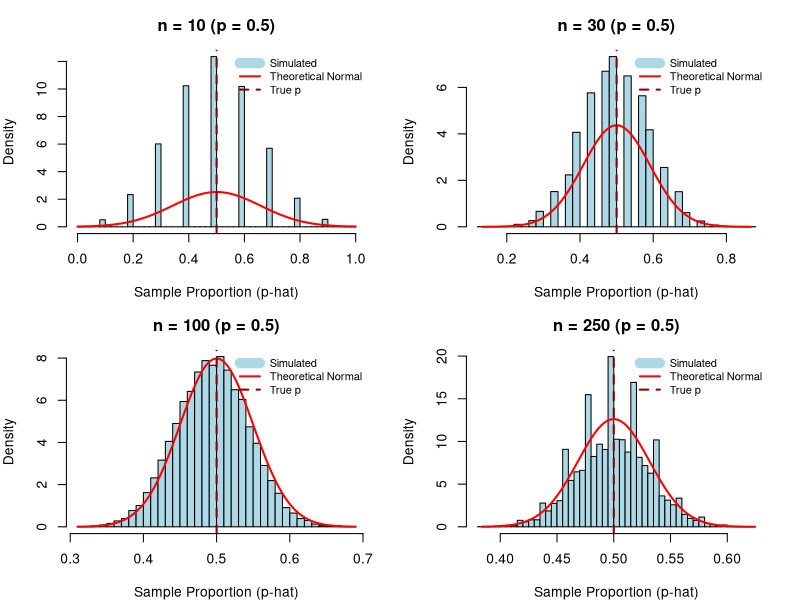
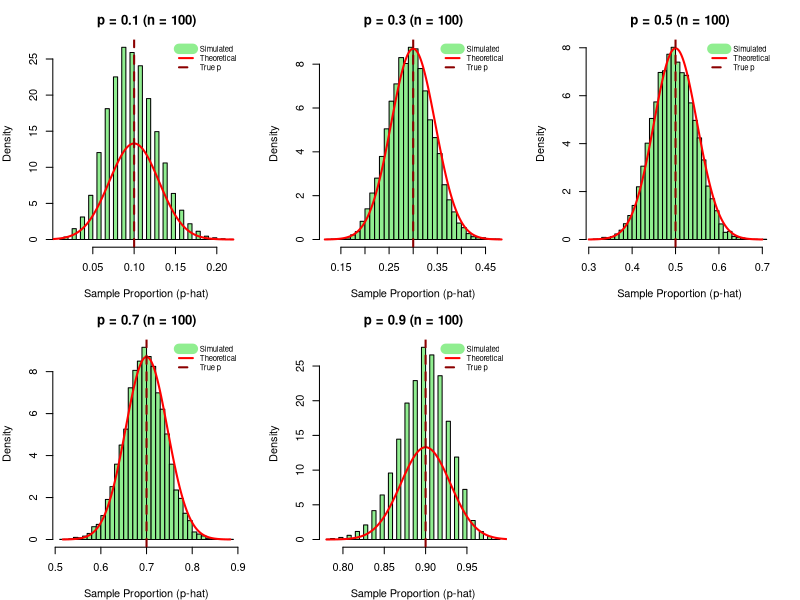
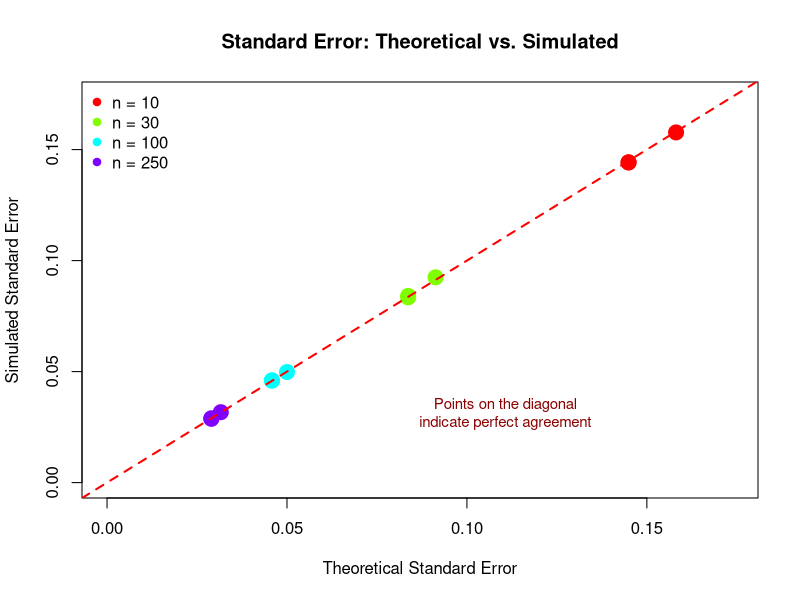

These figures' R source, in order:
# Assignment 2 - Task 1: Central Limit Theorem for Sample Proportions
# =========================================================================
# Using Base R Graphics (No External Packages Required)

# Set seed for reproducibility
set.seed(123)

# Function to simulate sampling distribution of sample proportion
simulate_sampling_distribution <- function(n, p, num_simulations = 10000) {
  sample_proportions <- numeric(num_simulations)
  for (i in 1:num_simulations) {
    sample <- rbinom(n, size = 1, prob = p)
    sample_proportions[i] <- mean(sample)
  }
  return(sample_proportions)
}

# =========================================================================
# SIMULATION PARAMETERS
# =========================================================================
sample_sizes <- c(10, 30, 100, 250)
pop_proportions <- c(0.1, 0.3, 0.5, 0.7, 0.9)
num_sims <- 10000

# =========================================================================
# PART A: EFFECT OF SAMPLE SIZE (using p = 0.5)
# =========================================================================

cat(paste(rep("=", 70), collapse=""), "\n")
cat("PART A: Effect of Sample Size on Sampling Distribution\n")
cat(paste(rep("=", 70), collapse=""), "\n\n")

p_fixed <- 0.5

# Save plots to PDF
pdf("MSDS401/Assignment_2/task1_part_a_plots.pdf", width = 12, height = 10)


par(mfrow = c(2, 2), mar = c(4, 4, 3, 2))

for (i in 1:length(sample_sizes)) {
  n <- sample_sizes[i]
  p_hats <- simulate_sampling_distribution(n, p_fixed, num_sims)

  theoretical_mean <- p_fixed
  theoretical_se <- sqrt(p_fixed * (1 - p_fixed) / n)
  sample_mean <- mean(p_hats)
  sample_se <- sd(p_hats)

  cat(sprintf("Sample Size n = %d:\n", n))
  cat(sprintf("  Theoretical Mean: %.4f | Sample Mean: %.4f\n",
              theoretical_mean, sample_mean))
  cat(sprintf("  Theoretical SE:   %.4f | Sample SE:   %.4f\n",
              theoretical_se, sample_se))
  cat(sprintf("  Difference in SE: %.4f (%.2f%%)\n\n",
              abs(theoretical_se - sample_se),
              abs(theoretical_se - sample_se) / theoretical_se * 100))

  # Create histogram
  hist(p_hats, breaks = 50, freq = FALSE,
       main = sprintf("n = %d (p = %.1f)", n, p_fixed),
       xlab = "Sample Proportion (p-hat)",
       ylab = "Density",
       col = "lightblue", border = "black")

  # Add theoretical normal curve
  x_seq <- seq(min(p_hats), max(p_hats), length.out = 200)
  lines(x_seq, dnorm(x_seq, mean = theoretical_mean, sd = theoretical_se),
        col = "red", lwd = 2)

  # Add vertical line at mean
  abline(v = theoretical_mean, col = "darkred", lty = 2, lwd = 2)

  # Add legend
  legend("topright",
         legend = c("Simulated", "Theoretical Normal", "True p"),
         col = c("lightblue", "red", "darkred"),
         lty = c(1, 1, 2), lwd = c(10, 2, 2), bty = "n", cex = 0.8)
}

dev.off()
cat("Part A plots saved to: task1_part_a_plots.pdf\n\n")

# =========================================================================
# PART B: EFFECT OF POPULATION PROPORTION P (using n = 100)
# =========================================================================

cat("\n", paste(rep("=", 70), collapse=""), "\n")
cat("PART B: Effect of Population Proportion P\n")
cat(paste(rep("=", 70), collapse=""), "\n\n")

n_fixed <- 100

pdf("MSDS401/Assignment_2/task1_part_b_plots.pdf", width = 15, height = 10)
par(mfrow = c(2, 3), mar = c(4, 4, 3, 2))

for (i in 1:length(pop_proportions)) {
  p <- pop_proportions[i]
  p_hats <- simulate_sampling_distribution(n_fixed, p, num_sims)

  theoretical_mean <- p
  theoretical_se <- sqrt(p * (1 - p) / n_fixed)
  sample_mean <- mean(p_hats)
  sample_se <- sd(p_hats)

  cat(sprintf("Population Proportion p = %.1f:\n", p))
  cat(sprintf("  Theoretical Mean: %.4f | Sample Mean: %.4f\n",
              theoretical_mean, sample_mean))
  cat(sprintf("  Theoretical SE:   %.4f | Sample SE:   %.4f\n",
              theoretical_se, sample_se))
  cat(sprintf("  Difference in SE: %.4f (%.2f%%)\n\n",
              abs(theoretical_se - sample_se),
              abs(theoretical_se - sample_se) / theoretical_se * 100))

  # Create histogram
  hist(p_hats, breaks = 50, freq = FALSE,
       main = sprintf("p = %.1f (n = %d)", p, n_fixed),
       xlab = "Sample Proportion (p-hat)",
       ylab = "Density",
       col = "lightgreen", border = "black")

  # Add theoretical normal curve
  x_seq <- seq(max(0, p - 4*theoretical_se),
               min(1, p + 4*theoretical_se),
               length.out = 200)
  lines(x_seq, dnorm(x_seq, mean = theoretical_mean, sd = theoretical_se),
        col = "red", lwd = 2)

  abline(v = theoretical_mean, col = "darkred", lty = 2, lwd = 2)

  legend("topright",
         legend = c("Simulated", "Theoretical", "True p"),
         col = c("lightgreen", "red", "darkred"),
         lty = c(1, 1, 2), lwd = c(10, 2, 2), bty = "n", cex = 0.7)
}

dev.off()
cat("Part B plots saved to: task1_part_b_plots.pdf\n\n")

# =========================================================================
# PART C: STANDARD ERRORS COMPARISON
# =========================================================================

cat("\n", paste(rep("=", 70), collapse=""), "\n")
cat("PART C: Standard Errors - Theory vs. Simulation\n")
cat(paste(rep("=", 70), collapse=""), "\n\n")

# Create comparison data
test_scenarios <- expand.grid(n = sample_sizes, p = c(0.3, 0.5, 0.7))
comparison_results <- data.frame(
  n = integer(),
  p = numeric(),
  SE_Theoretical = numeric(),
  SE_Simulated = numeric(),
  Abs_Diff = numeric(),
  Pct_Diff = numeric()
)

for (i in 1:nrow(test_scenarios)) {
  n <- test_scenarios$n[i]
  p <- test_scenarios$p[i]

  p_hats <- simulate_sampling_distribution(n, p, num_sims)
  se_theoretical <- sqrt(p * (1 - p) / n)
  se_simulated <- sd(p_hats)
  abs_diff <- abs(se_theoretical - se_simulated)
  pct_diff <- (abs_diff / se_theoretical) * 100

  comparison_results <- rbind(comparison_results, data.frame(
    n = n,
    p = p,
    SE_Theoretical = se_theoretical,
    SE_Simulated = se_simulated,
    Abs_Diff = abs_diff,
    Pct_Diff = pct_diff
  ))
}

print(comparison_results)

# Create comparison plot
pdf("MSDS401/Assignment_2/task1_part_c_comparison.pdf", width = 10, height = 8)
plot(comparison_results$SE_Theoretical, comparison_results$SE_Simulated,
     pch = 19, cex = 2,
     col = rainbow(length(sample_sizes))[as.factor(comparison_results$n)],
     main = "Standard Error: Theoretical vs. Simulated",
     xlab = "Theoretical Standard Error",
     ylab = "Simulated Standard Error",
     xlim = c(0, max(comparison_results$SE_Theoretical) * 1.1),
     ylim = c(0, max(comparison_results$SE_Simulated) * 1.1))

abline(a = 0, b = 1, lty = 2, col = "red", lwd = 2)
legend("topleft",
       legend = paste("n =", unique(comparison_results$n)),
       col = rainbow(length(sample_sizes)),
       pch = 19, cex = 1, bty = "n")

text(max(comparison_results$SE_Theoretical) * 0.7,
     max(comparison_results$SE_Simulated) * 0.2,
     "Points on the diagonal\nindicate perfect agreement",
     col = "darkred", cex = 0.9)

dev.off()
cat("\nPart C comparison plot saved to: task1_part_c_comparison.pdf\n\n")

# =========================================================================
# PART D: PRACTICAL IMPLICATIONS
# =========================================================================

cat("\n", paste(rep("=", 70), collapse=""), "\n")
cat("PART D: Practical Implications for Real Data Sampling\n")
cat(paste(rep("=", 70), collapse=""), "\n\n")

cat("KEY PRACTICAL INSIGHTS:\n")
cat(paste(rep("-", 70), collapse=""), "\n\n")

cat("1. SAMPLE SIZE REQUIREMENTS:\n")
cat("   - Minimum n=30 often cited as 'rule of thumb' for CLT\n")
cat("   - Our simulations show even n=10 works reasonably well for p near 0.5\n")
cat("   - For extreme p values (close to 0 or 1), larger samples needed\n")
cat("   - Rule: np >= 10 AND n(1-p) >= 10 for good normal approximation\n\n")

cat("2. EFFECT OF POPULATION PROPORTION:\n")
cat("   - Standard error is MAXIMIZED when p = 0.5\n")
cat("   - Standard error decreases as p approaches 0 or 1\n")
cat("   - When planning studies with unknown p, use p = 0.5 for\n")
cat("     conservative (worst-case) sample size estimates\n\n")

cat("3. STANDARD ERROR BEHAVIOR:\n")
cat("   - SE decreases with sqrt(n), NOT linearly with n\n")
cat("   - To HALVE the SE, need to QUADRUPLE the sample size\n")
cat("   - To reduce SE by 10x, need to increase sample by 100x\n")
cat("   - This has major cost implications for survey design\n\n")

cat("4. REAL-WORLD APPLICATIONS:\n")
cat("   a) Political Polling:\n")
cat("      - Typical n=1000 gives SE ~ 0.016 (1.6 percentage points)\n")
cat("      - Explains why polls have 3-4% margin of error\n")
cat("      - Close races need larger samples for conclusive results\n\n")
cat("   b) Quality Control:\n")
cat("      - When defect rate p is very low (e.g., 0.01),\n")
cat("        need larger samples to detect issues\n")
cat("      - Can use smaller samples when p is near 0.5\n\n")
cat("   c) A/B Testing (Web/Marketing):\n")
cat("      - Sample size calculations critical before running tests\n")
cat("      - Small differences in conversion rates require\n")
cat("        very large samples to detect\n\n")
cat("   d) Survey Design:\n")
cat("      - Must balance precision (lower SE) vs. cost\n")
cat("      - Diminishing returns: going from n=100 to n=400\n")
cat("        only halves the SE but quadruples the cost\n\n")

cat("5. SUCCESS-FAILURE CONDITION VERIFICATION:\n")
cat("   Testing np >= 10 AND n(1-p) >= 10 rule:\n\n")

for (n in sample_sizes) {
  cat(sprintf("   Sample size n = %d:\n", n))
  for (p in c(0.1, 0.3, 0.5, 0.7, 0.9)) {
    success <- n * p
    failure <- n * (1 - p)
    meets_condition <- (success >= 10) & (failure >= 10)
    status <- ifelse(meets_condition, "PASS", "FAIL")
    cat(sprintf("      p=%.1f: np=%5.1f, n(1-p)=%5.1f -> %s\n",
                p, success, failure, status))
  }
  cat("\n")
}

cat(paste(rep("-", 70), collapse=""), "\n")
cat("\n6. SUMMARY RECOMMENDATIONS:\n")
cat("   - For most applications: aim for n >= 30\n")
cat("   - For binary outcomes: check np >= 10 and n(1-p) >= 10\n")
cat("   - For rare events (p < 0.1 or p > 0.9): use n >= 100\n")
cat("   - When in doubt, simulate! (as we did here)\n")
cat("   - Always report confidence intervals, not just point estimates\n\n")

cat(paste(rep("=", 70), collapse=""), "\n")
cat("TASK 1 COMPLETE! All results and plots saved.\n")
cat(paste(rep("=", 70), collapse=""), "\n")
